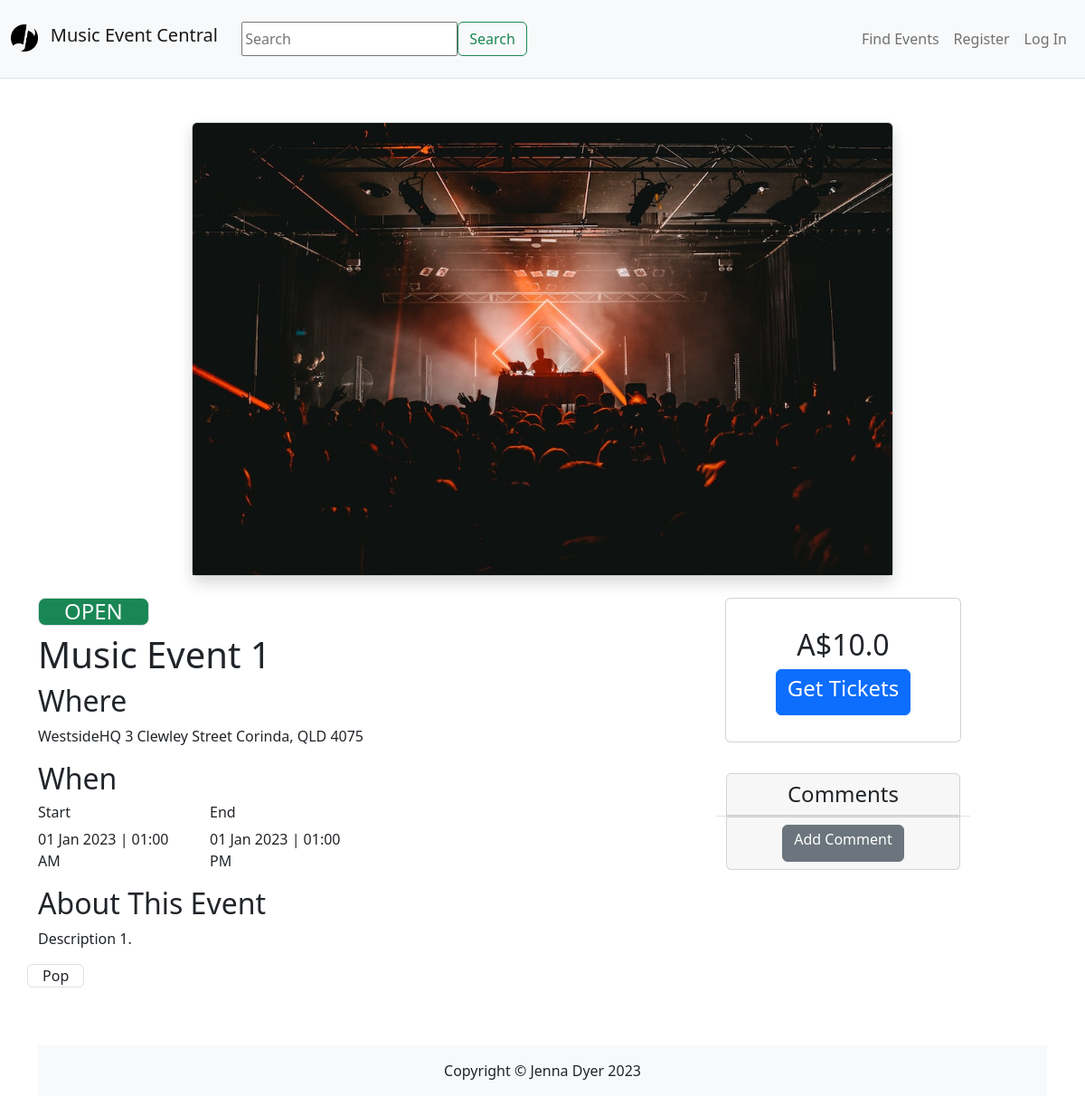
Page /events/details=1 on the committed database.
### MusicEventCentral/models.py (models this page shows, shortened)
class Event(db.Model):
    __tablename__ = 'events'
    id = db.Column(db.Integer, primary_key=True)
    name = db.Column(db.String(80))
    start_time = db.Column(db.Time)
    end_time = db.Column(db.Time)
    start_date = db.Column(db.Date)
    end_date = db.Column(db.Date)
    location = db.Column(db.String(200))
    total_tickets = db.Column(db.Integer)
    tickets_avail = db.Column(db.Integer)
    status = db.Column(db.String(80))
    description = db.Column(db.String(200))
    image = db.Column(db.String(400))
    price = db.Column(db.Float(4))
    genre = db.Column(db.String(80))
    user_id = db.Column(db.Integer, db.ForeignKey('users.id'))
    comments = db.relationship('Comment', backref='events')

### MusicEventCentral/events.py (the view)
@ evtbp.route('/<genre>')
def genres(genre):
    events = db.session.scalars(
        db.select(Event).where(Event.genre == genre).order_by(Event.start_date.asc())).all()
    print(len(events))
    return render_template('events/event_listing.html', events=events)

### MusicEventCentral/forms.py
class CommentForm(FlaskForm):
    text = TextAreaField('Comment', [InputRequired()])
    submit = SubmitField('Create')

class BookingForm(FlaskForm):
    num_tickets = IntegerField(
        'Select number of tickets', validators=[InputRequired(), NumberRange(min=1, message='Minimum tickets is 1')])
    submit = SubmitField('Buy Now')

### MusicEventCentral/events.py (called while the page is built)
@ evtbp.route('/details=<id>')
def details(id):
    events = db.session.scalar(db.select(Event).where(Event.id == id))
    form = CommentForm()
    b_form = BookingForm()
    return render_template('events/event_details.html', event=events, form=form, b_form=b_form)

### MusicEventCentral/templates/events/event_details.html (shortened to what this page needs)
{% extends 'base.html' %}
{% from 'bootstrap5/form.html' import render_form %}
{% block content %}
<body>
    <div class="container-fluid">
        <div class="row justify-content-center mt-5 pb-4">
            <div class="col-md-8">
                <div class="card shadow bg-light">
                    <img class="card-img-top" style="max-height: 500px;" src="{{ event.image }}" alt="Event 1 Image">
                </div>
            </div>
        </div>
    </div>
    <div class="container">
        <div class="row justify-content-start">
            <div class="col-md-8"">
                <h4 class=" col-sm-2 rounded-3 text-center border bg-success text-light">OPEN</h4>
                <h1>{{ event.name }}</h1>
                <h2>Where</h2>
                <p>{{ event.location }}</p>
                <h2>When</h2>
                <div class="row">
                    <div class="col-md-3">
                        <h6>Start</h6>
                        <p>{{ event.start_date.strftime('%d %b %Y') }} | {{
                            event.start_time.strftime('%H:%M %p') }}</p>
                    </div>
                    <div class="col-md-3">
                        <h6>End</h6>
                        <p>{{ event.end_date.strftime('%d %b %Y') }} | {{
                            event.end_time.strftime('%I:%M %p') }}</p>
                    </div>
                </div>
                <h2>About This Event</h2>
                <p>{{ event.description }}</p>
                <div class="row">
                    <p class="col-sm-1 rounded border text-center">{{ event.genre }}</p>
                </div>
            </div>
            <div class="col-md-3">
                <div class="card " style=" height: 10rem;">
                    <div class="card-body">
                        <div class="text-center">
                            <h2 class="card-title">A${{ event.price }}</h2>
                            <button type="button" class="btn btn-primary" data-bs-toggle="modal"
                                data-bs-target="#bookingModal">
                                <h4>Get Tickets</h4>
                            </button>
                        </div>
                </div>
                <div class="card mt-5 mb-3">
                    <h4 class="card-header text-center">Comments</h4>
                    <div class="row border-bottom">
                    </div>
                    <div class="card-footer">
                        <div class="text-center">
                            <button type="button" class="btn btn-secondary" data-bs-toggle="modal"
                                data-bs-target="#commentModal">
                                <h6>Add Comment</h6>
                            </button>
                        </div>
                    </div>
                </div>
            </div>
        </div>
</body>
{% endblock %}

### rows in the picture
Event: image (picture), name "Music Event 1", location "WestsideHQ 3 Clewley Street Corinda, QLD 4075", start_date "01 Jan 2023", start_time "01:00 AM", end_date "01 Jan 2023", end_time "01:00 PM", description "Description 1.", genre "Pop", price "10.0"
